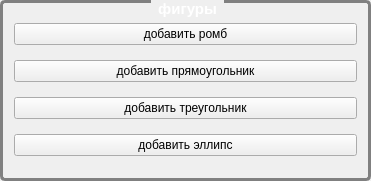
          <widget class="QGroupBox" name="groupBox_2">
           <property name="geometry">
            <rect>
             <x>10</x>
             <y>440</y>
             <width>371</width>
             <height>181</height>
            </rect>
           </property>
           <property name="styleSheet">
            <string notr="true">QGroupBox {
     background-color: qlineargradient(spread:pad, x1:0, y1:0, x2:1, y2:0, stop:0 rgba(245, 224, 176, 255), stop:0.09 rgba(246, 189, 237, 255), stop:0.14 rgba(194, 207, 246, 255), stop:0.19 rgba(184, 160, 168, 255), stop:0.25 rgba(171, 186, 248, 255), stop:0.32 rgba(243, 248, 224, 255), stop:0.385 rgba(249, 162, 183, 255), stop:0.47 rgba(100, 115, 124, 255), stop:0.58 rgba(251, 205, 202, 255), stop:0.65 rgba(170, 128, 185, 255), stop:0.75 rgba(252, 222, 204, 255), stop:0.805 rgba(206, 122, 218, 255), stop:0.86 rgba(254, 223, 175, 255), stop:0.91 rgba(254, 236, 244, 255), stop:1 rgba(255, 191, 221, 255));/*qlineargradient(x1: 0, y1: 0, x2: 0, y2: 1,
                                       stop: 0 #E0E0E0, stop: 1 #FFFFFF);*/
     border: 3px solid gray;
     border-radius: 5px;
     margin-top: 3ex; /* оставляем пространство вверху для заголовка */
     font-weight: bold;
     font-size: 11pt;
 }

 QGroupBox::title {
     subcontrol-origin: margin;
     subcontrol-position: top center; /* помещаем вверху по центру */
     padding: 0 5px;
     background-color: qlineargradient(x1: 0, y1: 0, x2: 0, y2: 1,
                                       stop: 0 #FFOECE, stop: 1 #FFFFFF);
     color: rgb(255, 255, 255);
 }
</string>
           </property>
           <property name="title">
            <string>фигуры</string>
           </property>
           <layout class="QVBoxLayout" name="verticalLayout_2">
            <item>
             <widget class="QPushButton" name="AddRomb">
              <property name="styleSheet">
               <string notr="true">QPushButton {
     font-size: 9pt;
 }</string>
              </property>
              <property name="text">
               <string>добавить ромб</string>
              </property>
             </widget>
            </item>
            <item>
             <widget class="QPushButton" name="AddSquare">
              <property name="styleSheet">
               <string notr="true">QPushButton {
     font-size: 9pt;
 }</string>
              </property>
              <property name="text">
               <string>добавить прямоугольник</string>
              </property>
             </widget>
            </item>
            <item>
             <widget class="QPushButton" name="AddTriangle">
              <property name="styleSheet">
               <string notr="true">QPushButton {
     font-size: 9pt;
 }</string>
              </property>
              <property name="text">
               <string>добавить треугольник</string>
              </property>
             </widget>
            </item>
            <item>
             <widget class="QPushButton" name="AddEllipse">
              <property name="styleSheet">
               <string notr="true">QPushButton {
     font-size: 9pt;
 }</string>
              </property>
              <property name="text">
               <string>добавить эллипс</string>
              </property>
             </widget>
            </item>
           </layout>
          </widget>
